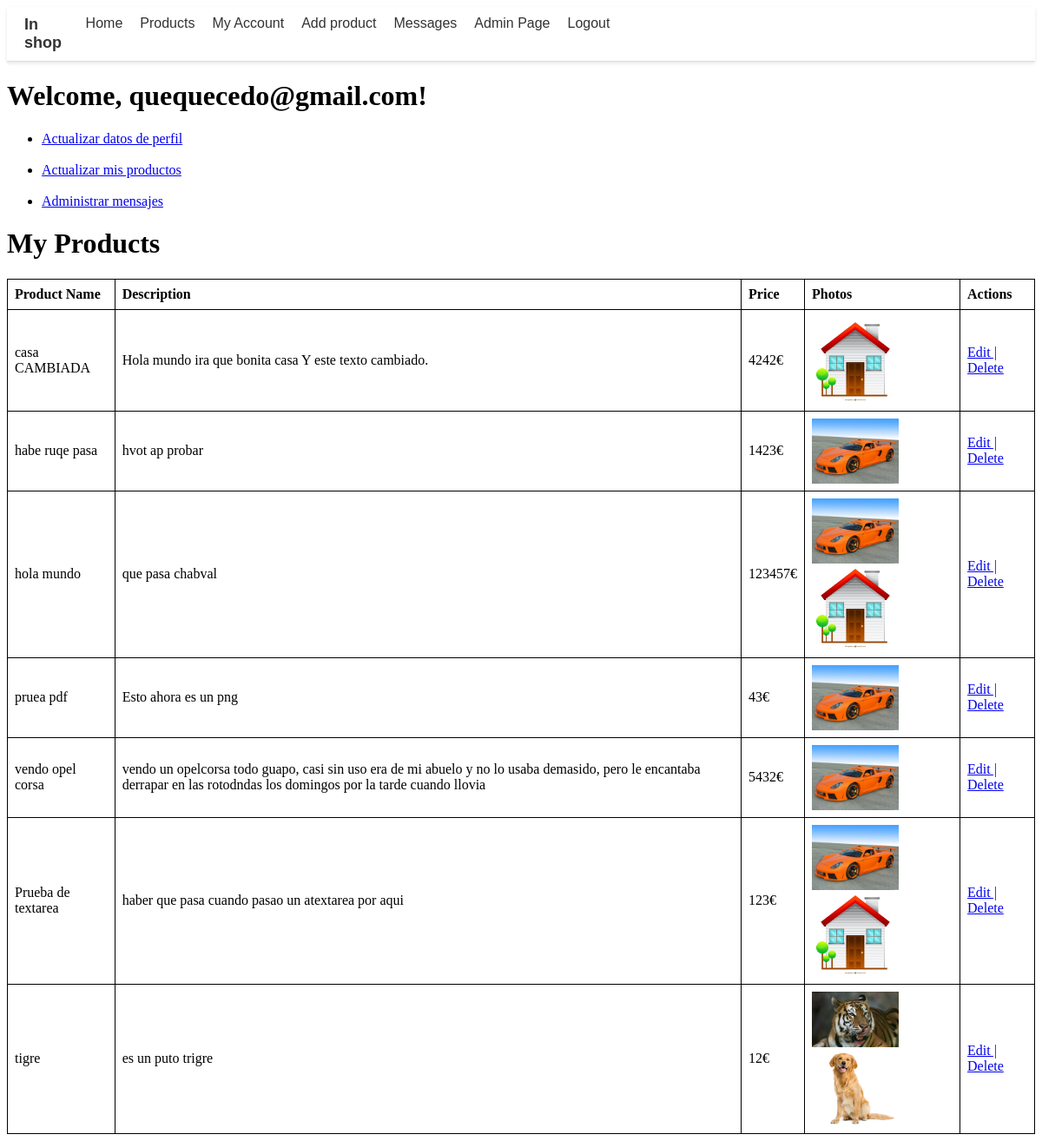
Page /php/user_acount/my_products.php (signed in) on the earlier database version.
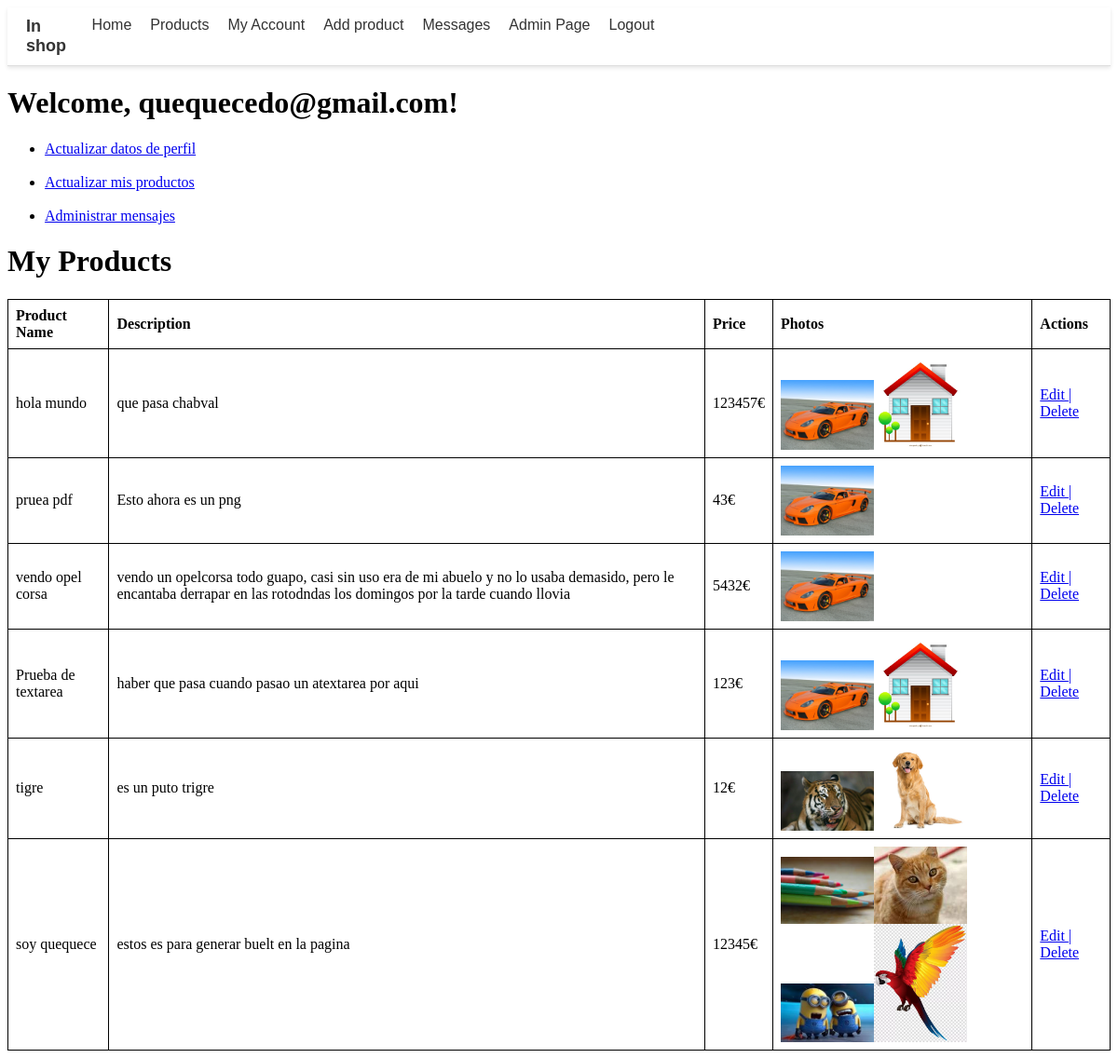
Same page on the later database version.
### tables this page shows
CREATE TABLE `product` (
  `product_id` int(9) NOT NULL,
  `product_name` varchar(30) NOT NULL,
  `price` float NOT NULL DEFAULT 0,
  `user_id` int(11) NOT NULL,
  `photo` text DEFAULT NULL,
  `description` text DEFAULT NULL,
  `user_name` varchar(50) NOT NULL,
  `upload_date` date NOT NULL DEFAULT current_timestamp()
);

### php/user_acount/my_products.php (the view, shortened to what this page needs)
<?php
include '../my_account.php';
$user_products = ft_get_user_products($user_id);
?>
<!DOCTYPE html>
<html>
<head>
</head>
<body>
    <h1>My Products</h1>
    <table>
        <tr>
            <th>Product Name</th>
            <th>Description</th>
            <th>Price</th>
            <th>Photos</th>
            <th>Actions</th>
        </tr>
        <?php foreach ($user_products as $product): ?>
            <tr>
                <td><?php echo $product['product_name']; ?></td>
                <td><?php echo $product['description']; ?></td>
                <td><?php echo $product['price']; ?>€</td>
                <td>
                    <?php
                    $photos = ft_get_photos($product['photo']);
                    echo "<div class='image-gallery' id='product-{$product['product_id']}'>";
                    foreach ($photos as $photo)
                    {
                        echo "<img src='/tfg_shop/images/products/{$product['photo']}/{$photo}' width='100px'>";
                    }
                    echo "</div>";
                    ?>
                </td>
                <td>
                    <a href="/tfg_shop/php/user_acount/edit_product.php?product_id=<?php echo $product['product_id']; ?>">Edit  |</a>
                    <a href="/tfg_shop/php/user_acount/delete_product.php?product_id=<?php echo $product['product_id']; ?>">    Delete</a>
                </td>
            </tr>
        <?php endforeach; ?>
    </table>

Differences in the rows shown:
removed product: product_name "casa CAMBIADA", description "Hola mundo ira que bonita casa Y este texto cambiado.", price "4242", photo (picture)
removed product: product_name "habe ruqe pasa", description "hvot ap probar", price "1423", photo (picture)
added product: product_name "soy quequece", description "estos es para generar buelt en la pagina", price "12345", photo (picture), shown under "My Products"
